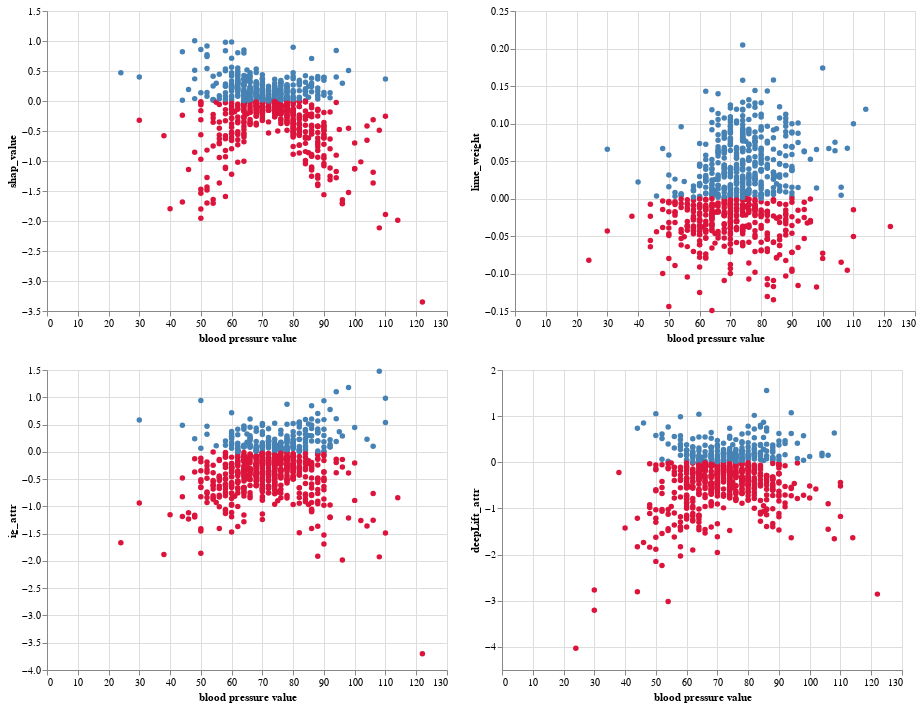

Here is the notebook cell this chart was saved with:
### Code cell
View_scatter_feature(feature_index=5)

### Figure 1 — Vega-Lite specification as saved in the notebook (floating-point values rounded to 4 significant figures; data arrays with more than 128 entries replaced by an {"elided": "..."} marker saying what was removed)
{"config": {"view": {"continuousWidth": 400, "continuousHeight": 300}}, "vconcat": [{"hconcat": [{"mark": "circle", "encoding": {"color": {"field": "shap_is_positive", "legend": null, "scale": {"range": ["crimson", "steelblue"]}, "type": "nominal"}, "opacity": {"condition": {"value": 1.0, "selection": "selector001"}, "value": 0.2}, "x": {"field": "feature_value", "title": "blood pressure value", "type": "quantitative"}, "y": {"field": "shap_value", "type": "quantitative"}}, "resolve": {"scale": {"x": "independent", "y": "independent"}}, "selection": {"selector001": {"type": "interval"}}}, {"mark": "circle", "encoding": {"color": {"field": "lime_is_positive", "legend": null, "scale": {"range": ["crimson", "steelblue"]}, "type": "nominal"}, "opacity": {"condition": {"value": 1.0, "selection": "selector001"}, "value": 0.2}, "x": {"field": "feature_value", "title": "blood pressure value", "type": "quantitative"}, "y": {"field": "lime_weight", "type": "quantitative"}}, "resolve": {"scale": {"x": "independent", "y": "independent"}}, "selection": {"selector001": {"type": "interval"}}}]}, {"hconcat": [{"mark": "circle", "encoding": {"color": {"field": "ig_is_positive", "legend": null, "scale": {"range": ["crimson", "steelblue"]}, "type": "nominal"}, "opacity": {"condition": {"value": 1.0, "selection": "selector001"}, "value": 0.2}, "x": {"field": "feature_value", "title": "blood pressure value", "type": "quantitative"}, "y": {"field": "ig_attr", "type": "quantitative"}}, "resolve": {"scale": {"x": "independent", "y": "independent"}}, "selection": {"selector001": {"type": "interval"}}}, {"mark": "circle", "encoding": {"color": {"field": "deepLift_is_positive", "legend": null, "scale": {"range": ["crimson", "steelblue"]}, "type": "nominal"}, "opacity": {"condition": {"value": 1.0, "selection": "selector001"}, "value": 0.2}, "x": {"field": "feature_value", "title": "blood pressure value", "type": "quantitative"}, "y": {"field": "deepLift_attr", "type": "quantitative"}}, "resolve": {"scale": {"x": "independent", "y": "independent"}}, "selection": {"selector001": {"type": "interval"}}}]}], "data": {"name": "data-b5c338bb5461a581571380e91b8d994d"}, "$schema": "https://vega.github.io/schema/vega-lite/v4.17.0.json", "datasets": {"data-b5c338bb5461a581571380e91b8d994d": {"elided": "768 records"}}}
